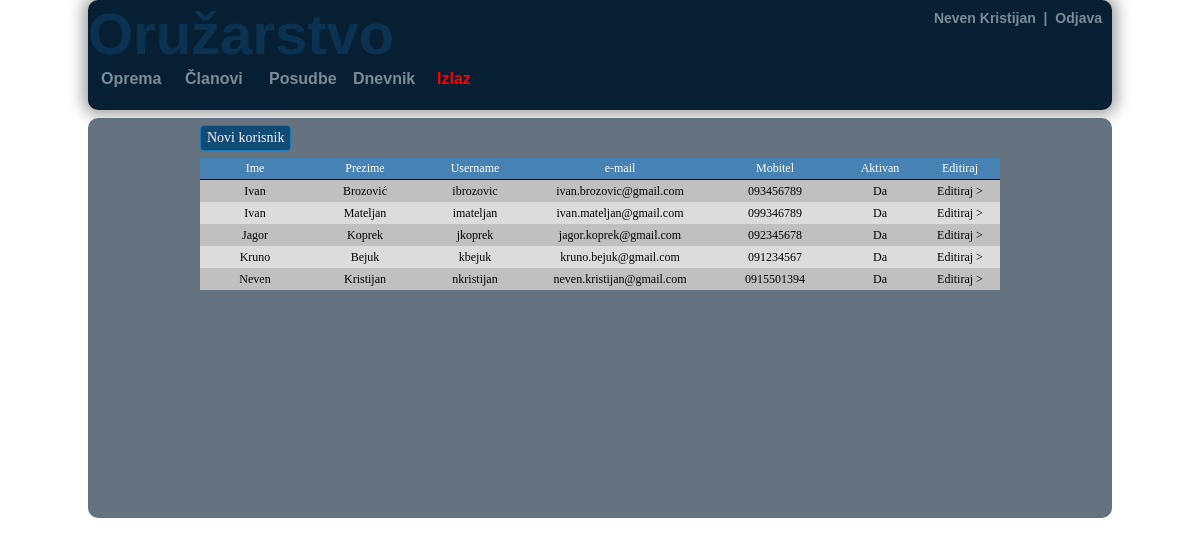
Screenshot of /members.php (signed in) with the database file from the repository.
### tables this page shows
CREATE TABLE members(
`m_id` INT NOT NULL AUTO_INCREMENT,
`first_name` VARCHAR(100),
`last_name` VARCHAR(100),
`username` VARCHAR(100),
`password` VARCHAR(100),
`email` VARCHAR(100),
`phone_number` VARCHAR(100),
`date_created` DATETIME,
`account_active` TINYINT,
`account_admin` TINYINT,
PRIMARY KEY (m_id)
);

### members.php (the view, shortened to what this page needs)
<?php
include 'html/administration_html_top.php';
?>
	<?php
		include 'scripts\db_con.php';
		echo "<div id=\"content-header1\">
			  <a href=\"new_member_form.php\"><input type=\"button\" class=\"button1\" value=\"Novi korisnik\"></a>
			  </div>";
		$result =  mysql_query("SELECT * FROM members ORDER BY first_name", $con);
		echo "<table id=\"content-table\" cellspacing=\"0\">";
		echo "<tr class=\"tbl-row\"><td style=\"width:110px;\">Ime</td>
		<td style=\"width:110px;\">Prezime</td>
		<td style=\"width:110px;\">Username</td>
		<td style=\"width:180px;\">e-mail</td>
		<td style=\"width:130px;\">Mobitel</td>
		<td style=\"width:80px;\">Aktivan</td>
		<td style=\"width:80px;\">Editiraj</td></tr>";
		for($i = 0; $row = mysql_fetch_array($result); $i++){
			if($i%2==0) echo "<tr class=\"row1\">";
			else echo "<tr class=\"row0\">";
			echo "<td>" . $row['first_name'] . "</td>";
			echo "<td>" . $row['last_name'] . "</td>";
			echo "<td>" . $row['username'] . "</td>";
			echo "<td>" . $row['email'] . "</td>";
			echo "<td>" . $row['phone_number'] . "</td>";
			echo "<td>" . accountActive($row['account_active']) . "</td>";
			echo "<td><a href=\"edit_member_form.php?id=" . $row['m_id'] ."\">Editiraj ></a></td>";
			echo "</tr>";
		}
		echo "</table>";
	?>
<?php include 'html/html_bot.php'?>

### scripts/armory_utils.php (shortened to what this page needs)
<?php
	function accountActive($bool){
		if($bool == 1) $answer = "Da";
		else  $answer = "Ne";
		return $answer;
	}
	function names(){
		$con = mysql_connect("localhost","root","root");
		$nameQuery = mysql_query("SELECT first_name, last_name FROM members WHERE m_id = $_SESSION[userId]", $con);
		$name = mysql_fetch_array($nameQuery);
		echo $name['first_name'] . " " . $name['last_name'] .
		"&nbsp&nbsp|&nbsp&nbsp<a href=\"scripts/logout.php\">Odjava</a>";
	}
?>

### armory.css (style rules this page uses)
a:link { text-decoration:none;color:inherit; }
table#content-table { position:relative; }
table#content-table td { font-family:calibri; text-align:center; font-size:12px; height:22px; }
#content-header1 { position:relative; top:7px; font-size:16px; font-weight:bold; color:#788C99; height:40px; }
.tbl-row td { height:26px; text-align:center; border-bottom:1px solid black; padding:0px; background:#4682B4; color:white; }
.row0 { background-color:Gainsboro; }
.row1 { background-color:Silver; }
.button1 { height:26px; width:auto; min-width:60px; background:#104B75; font-family:calibri; font-size:14px; color:#FFF4FF; border-radius:4px; border:1px solid #1978B7; text-align:center; }

### rows the page displays
members: first_name "Neven", last_name "Kristijan", username "nkristijan", email "neven.kristijan@gmail.com", phone_number "0915501394", account_active "Da"
members: first_name "Ivan", last_name "Brozović", username "ibrozovic", email "ivan.brozovic@gmail.com", phone_number "093456789", account_active "Da"
members: first_name "Ivan", last_name "Mateljan", username "imateljan", email "ivan.mateljan@gmail.com", phone_number "099346789", account_active "Da"
members: first_name "Jagor", last_name "Koprek", username "jkoprek", email "jagor.koprek@gmail.com", phone_number "092345678", account_active "Da"
members: first_name "Kruno", last_name "Bejuk", username "kbejuk", email "kruno.bejuk@gmail.com", phone_number "091234567", account_active "Da"
